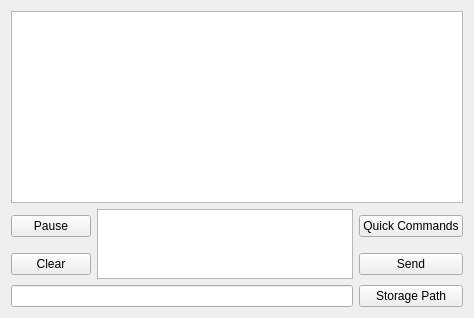
                <widget class="QWidget" name="widget_msg" native="true">
                 <layout class="QGridLayout" name="gridLayout_3">
                  <item row="1" column="1" rowspan="2">
                   <widget class="QPlainTextEdit" name="plainTextEdit">
                    <property name="styleSheet">
                     <string notr="true"/>
                    </property>
                   </widget>
                  </item>
                  <item row="2" column="0">
                   <widget class="QPushButton" name="btn_clear">
                    <property name="minimumSize">
                     <size>
                      <width>50</width>
                      <height>20</height>
                     </size>
                    </property>
                    <property name="text">
                     <string>Clear</string>
                    </property>
                   </widget>
                  </item>
                  <item row="4" column="2">
                   <widget class="QPushButton" name="btn_savePath">
                    <property name="minimumSize">
                     <size>
                      <width>50</width>
                      <height>20</height>
                     </size>
                    </property>
                    <property name="text">
                     <string>Storage Path</string>
                    </property>
                   </widget>
                  </item>
                  <item row="4" column="0" colspan="2">
                   <widget class="QLineEdit" name="lineedit_savePath">
                    <property name="readOnly">
                     <bool>true</bool>
                    </property>
                   </widget>
                  </item>
                  <item row="0" column="0" colspan="3">
                   <widget class="QPlainTextEdit" name="showMsgEdit">
                    <property name="tabChangesFocus">
                     <bool>false</bool>
                    </property>
                    <property name="lineWrapMode">
                     <enum>QPlainTextEdit::LineWrapMode::NoWrap</enum>
                    </property>
                    <property name="readOnly">
                     <bool>true</bool>
                    </property>
                   </widget>
                  </item>
                  <item row="1" column="0">
                   <widget class="QPushButton" name="btn_pause">
                    <property name="minimumSize">
                     <size>
                      <width>50</width>
                      <height>20</height>
                     </size>
                    </property>
                    <property name="text">
                     <string>Pause</string>
                    </property>
                   </widget>
                  </item>
                  <item row="2" column="2">
                   <widget class="QPushButton" name="btn_send">
                    <property name="minimumSize">
                     <size>
                      <width>50</width>
                      <height>20</height>
                     </size>
                    </property>
                    <property name="text">
                     <string>Send</string>
                    </property>
                   </widget>
                  </item>
                  <item row="1" column="2">
                   <widget class="QPushButton" name="pushButton">
                    <property name="text">
                     <string>Quick Commands</string>
                    </property>
                   </widget>
                  </item>
                 </layout>
                </widget>
